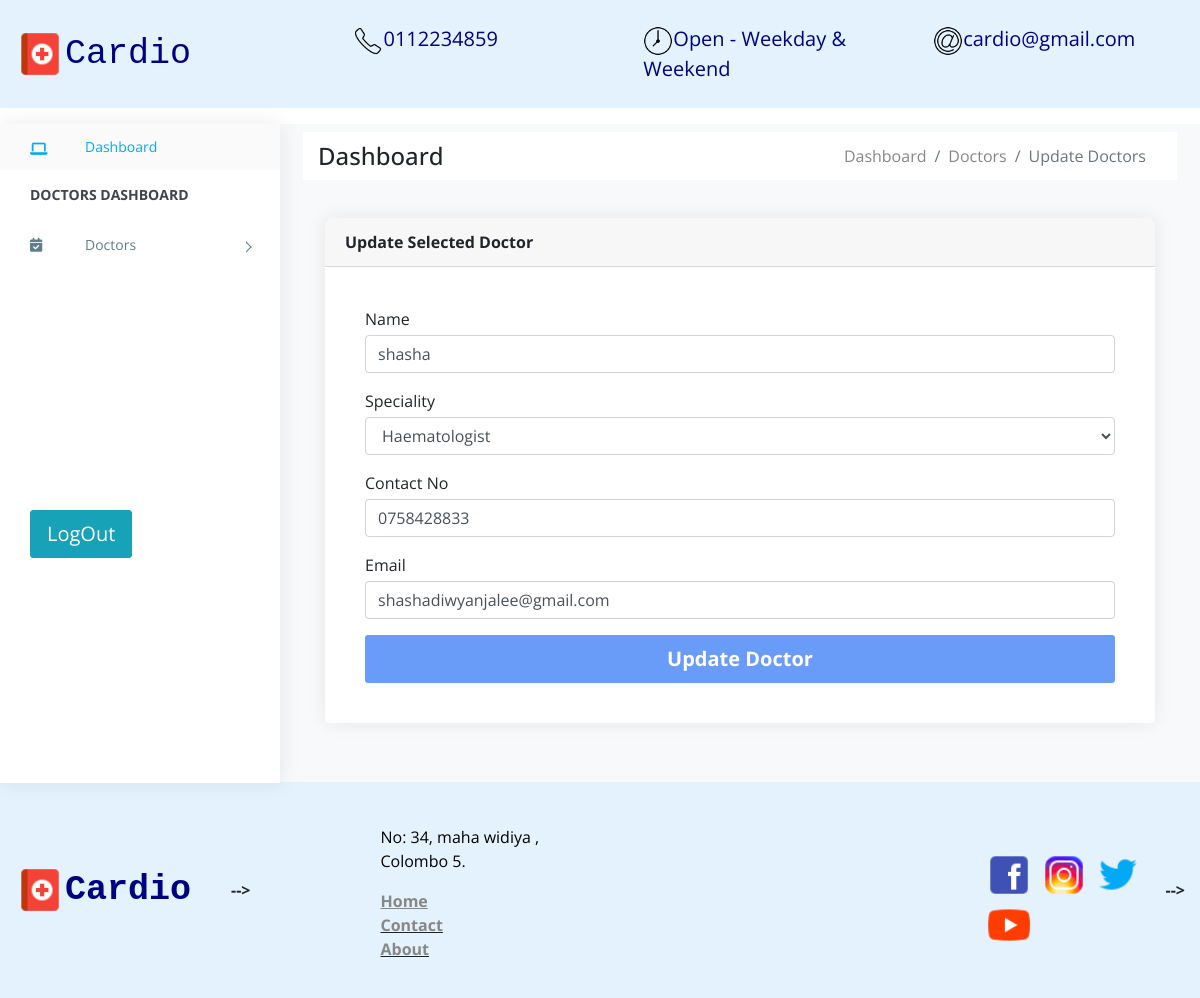
Page /update-doctor/?1 on the committed database.
### doctors/models.py (models this page shows, shortened)
class Doctor(models.Model):
    name = models.CharField(max_length=120)
    speciality = models.CharField(max_length=120)
    phone = models.CharField(max_length=120,null=True)
    email = models.CharField(max_length=120,null=True)

### doctors/views.py (the view)
# urls.py: path('update-doctor/?<id>',update_doctor_page, name='update-doctor'),
def update_doctor_page(request, id):
    doctor = Doctor.objects.filter(id=id).get()
    return render(request, 'update_doctor.html', {
        'doctor': doctor
    })

### doctors/templates/update_doctor.html (shortened to what this page needs)
{% extends 'dbase/dbase.html' %}
{% block breadcrumbs %}
<div class="breadcrumbs">
    <div class="breadcrumbs-inner p-2">
        <div class="row m-0 m-auto bg-white">
            <div class="col-sm-4 my-auto">
                <div class="page-header float-left ">
                    <div class="page-title">
                        <h4 class="">Dashboard</h4>
                    </div>
                </div>
            </div>
            <div class="col-sm-8">
                <div class="page-header float-right">
                    <nav aria-label="breadcrumb">
                        <ol class="breadcrumb bg-white m-0">
                            <li class="breadcrumb-item"><a href="{%url 'doctordashboard' %}">Dashboard</a></li>
                            <li class="breadcrumb-item"><a href="{%url 'doctors' %}">Doctors</a></li>
                            <li class="active breadcrumb-item">Update Doctors</li>
                        </ol>
                      </nav>
                </div>
            </div>
        </div>
    </div>
</div>
{% endblock breadcrumbs %}
{% block content %}
<div class="row">
    <div class="col-lg-12">
        <div class="card">
            <div class="card-header">
                <strong class="card-title">Update Selected Doctor</strong>
            </div>
            <div class="card-body">
                <div id="pay-invoice">
                    <div class="card-body">
                        <form action="{% url 'updatedoctor' id=doctor.id %}" method="post">
                            <div class="form-group">
                                <label for="supplier" class="control-label mb-1">Name</label>
                                <input id = "name "class="form-control" value="{{doctor.name}}" type="text" name="name" placeholder="" required>
                            </div>
                            <div class="form-group">
                                <label for="product" class="control-label mb-1">Speciality</label>
                                <select class="form-control" name="speciality">
                                    <option value="Haematologist">Haematologist</option>
                                </select>
                            </div>
                            <div class="form-group">
                                <label for="product" class="control-label mb-1">Contact No</label>
                                <input id="phone" class="form-control" value="{{doctor.phone}}" type="text" name="phone" placeholder="" required>
                            </div>
                            <div class="form-group">
                                <label for="product" class="control-label mb-1">Email</label>
                                <input id="email"class="form-control" value="{{doctor.email}}" type="text" name="email" placeholder="" required>
                            </div>
                            <div>
                                <button id="payment-button" type="submit" class="btn btn-lg btn-block" style="background-color:#699bf8; color: #fff;">
                                    <span id="payment-button-amount"><strong>Update Doctor</b></span>
                                </button>
                            </div>
                        </form>
                    </div>
                </div>
            </div>
        </div>
    </div>
</div>
{% endblock content %}

### patients/static/assets/css/style.css (style rules this page uses)
.bg-white { background-color: #fff; }
body { display: table; font-family: "Open Sans", sans-serif; font-size: 16px; width: 100%; }
a, button { text-decoration: none; outline: none !important; color: #878787; -webkit-transition: all 0.25s ease; transition: all 0.25s ease; }
h1, h2, h3, h4, h5, h6 { margin: 0; }
ul, ol { padding-left: 0; }
.btn, button, input, textarea { -webkit-box-shadow: none; box-shadow: none; outline: 0 !important; }
.btn { border-radius: 3px; }
.card { margin-bottom: 1.875em; border-radius: 5px; padding: 0; border: 0px solid transparent; -webkit-box-shadow: 0 0 20px rgba(0, 0, 0, 0.08); box-shadow: 0 0 20px rgba(0, 0, 0, 0.08); }
.card .card-body { float: left; padding: 1.25em; position: relative; width: 100%; }
.btn, .button { display: inline-block; font-weight: 400; text-align: center; white-space: nowrap; vertical-align: middle; -webkit-transition: all .15s ease-in-out; transition: all .15s ease-in-out; border-radius: 3; cursor: pointer; }
@media (max-width: 1368px) { .card-body { padding: 15px; } }

### rows in the picture
Doctor: name "shasha", phone "0758428833", email "shashadiwyanjalee@gmail.com"
